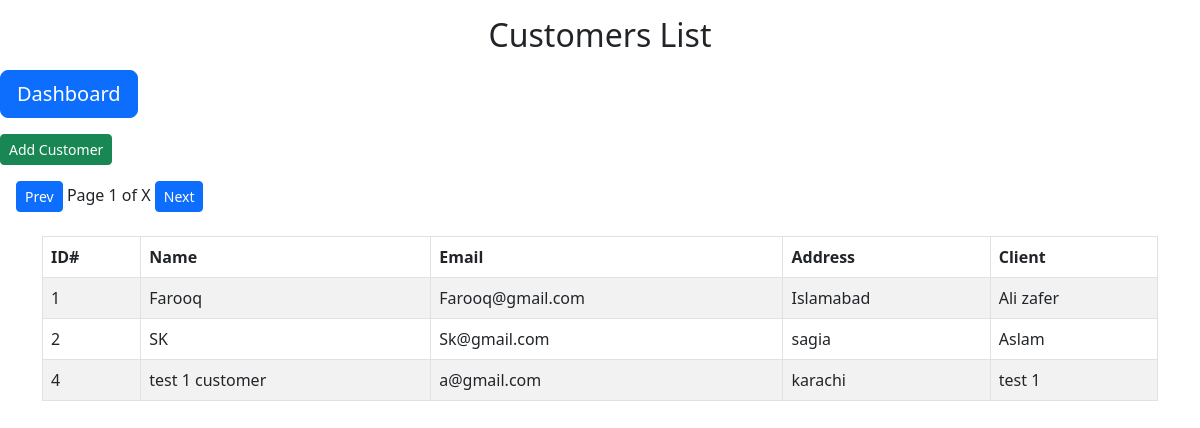
The app's page /customers/ with its own data.
### customer/models.py (models this page shows, shortened)
class Customer(models.Model):
    name = models.CharField(max_length=50)
    email = models.EmailField()
    address = models.CharField(max_length=250)
    client = models.ForeignKey(Client, on_delete=models.CASCADE)

### client/models.py (models this page shows)
class Client(models.Model):
    name = models.CharField(max_length=30)
    phone_num = models.CharField(max_length=11)
    address = models.CharField(max_length=250)
    def __str__(self):
        return self.name

### customer/views.py (the view, shortened to what this page needs)
# urls.py: path('customers/', views.customer_list, name = 'customer_list'),
def customer_list (request):
    print("GET: ", request.GET)
    page = int(request.GET.get('page', 1))
    per_page = 3
    start = (page-1)*per_page
    end = start + per_page
    customers = Customer.objects.select_related('client').order_by('id')
    clients = Client.objects.all()
    total_customers = customers.count()
    total_pages = (total_customers + per_page - 1) // per_page
    customers =customers[start:end]
    return render(request, "customer_app/customer_list.html", {"customers": customers, "clients": clients})

### templates/customer_app/customer_list.html (shortened to what this page needs)
<!DOCTYPE html>
<html lang="en">
<head>
    <link href="https://cdn.jsdelivr.net/npm/bootstrap@5.3.0/dist/css/bootstrap.min.css" rel="stylesheet">
    <link rel="stylesheet" href="https://cdn.datatables.net/1.11.5/css/jquery.dataTables.min.css">
</head>
<body>
    <div class="text-center my-3">
        <h2>Customers List</h2>
    </div>
    <a href="{% url 'home' %}" class="btn btn-primary btn-lg">
         Dashboard
    </a>
    <div class= "d-flex justify-content-between align-items-center my-3">
        <button  class="btn btn-success btn-sm delete-btn"
        data-bs-toggle="modal"
        data-bs-target="#createCustomerModal">
        Add Customer
        </button>
    </div>
    <div class = 'm-3 mb-center'>
        <div id = 'prevPage' class = 'btn btn-primary btn-sm' disabled>Prev</div>
        <span id = 'paginationText'>Page 1 of X</span>
        <div id = 'nextPage' class = 'btn btn-primary btn-sm' disabled>Next</div>
    </div>
    <div class="container mt-4">
        <table id="customerTable" class="display table table-bordered table-striped">
            <thead>
                <tr>
                    <th>ID#</th>
                    <th>Name</th>
                    <th>Email</th>
                    <th>Address</th>
                    <th>Client</th>
                </tr>
            </thead>
            <tbody>
                {% for customer in customers %}
                <tr>
                    <td>{{ customer.id }}</td>
                    <td>{{ customer.name }}</td>
                    <td>{{ customer.email }}</td>
                    <td>{{ customer.address }}</td>
                    <td>{{ customer.client }}</td>
                </tr>
                {% endfor %}
            </tbody>
        </table>
    </div>
</body>
</html>

### records on screen
Customer: id "1", name "Farooq", email "Farooq@gmail.com", address "Islamabad", client "Ali zafer"
Customer: id "2", name "SK", email "Sk@gmail.com", address "sagia", client "Aslam"
Customer: id "4", name "test 1 customer", email "a@gmail.com", address "karachi", client "test 1"
